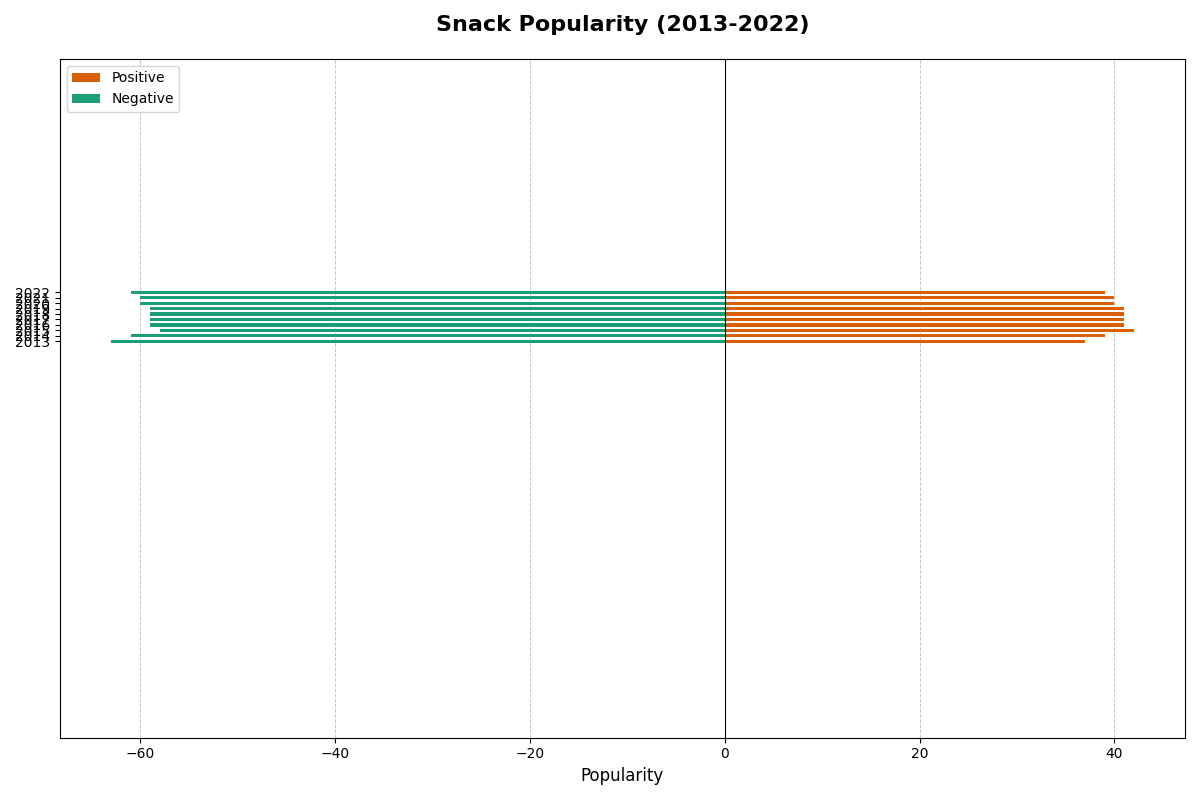

Python code for this plot:
import matplotlib.pyplot as plt
import numpy as np

years = np.array(['2013', '2014', '2015', '2016', '2017', '2018', '2019', '2020', '2021', '2022'])

chip_popularity = np.array([25, 26, 28, 27, 26, 25, 24, 23, 22, 20])
cookie_popularity = np.array([20, 19, 18, 20, 21, 22, 23, 24, 25, 25])
fruit_popularity = np.array([15, 16, 17, 18, 19, 20, 21, 22, 23, 25])
nut_popularity = np.array([12, 13, 14, 14, 15, 16, 17, 17, 18, 19])
candy_popularity = np.array([28, 26, 23, 21, 19, 17, 15, 14, 12, 11])

positive_snacks = chip_popularity + nut_popularity
negative_snacks = candy_popularity + cookie_popularity + fruit_popularity

fig, ax = plt.subplots(figsize=(12, 8))

bar_width = 0.6
positions = np.arange(len(years))

colors = ['#d95f02', '#1b9e77']

ax.barh(positions, positive_snacks, height=bar_width, label='Positive', color=colors[0])
ax.barh(positions, -negative_snacks, height=bar_width, label='Negative', color=colors[1])

ax.set_yticks(positions)
ax.set_yticklabels(years)
ax.set_ylim(-max(negative_snacks) - 10, max(positive_snacks) + 10)
ax.set_xlabel('Popularity', fontsize=12)
ax.set_title('Snack Popularity (2013-2022)', fontsize=16, fontweight='bold', pad=20)

ax.axvline(x=0, color='black', linewidth=0.8)

handles, labels = ax.get_legend_handles_labels()
ax.legend(handles, labels, fontsize=10, loc='upper left')

ax.xaxis.grid(True, linestyle='--', linewidth=0.7, alpha=0.7)
ax.set_axisbelow(True)

plt.tight_layout()
plt.show()
